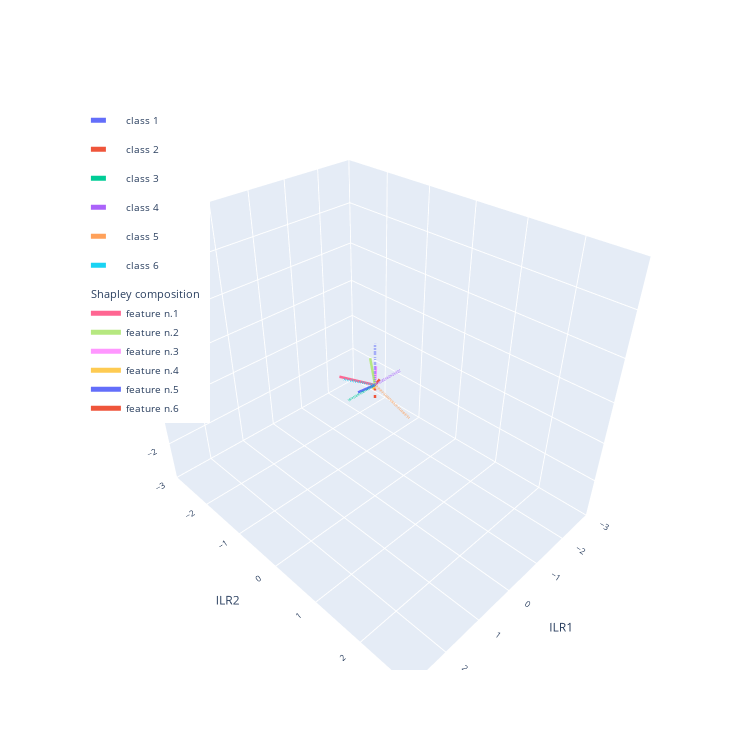
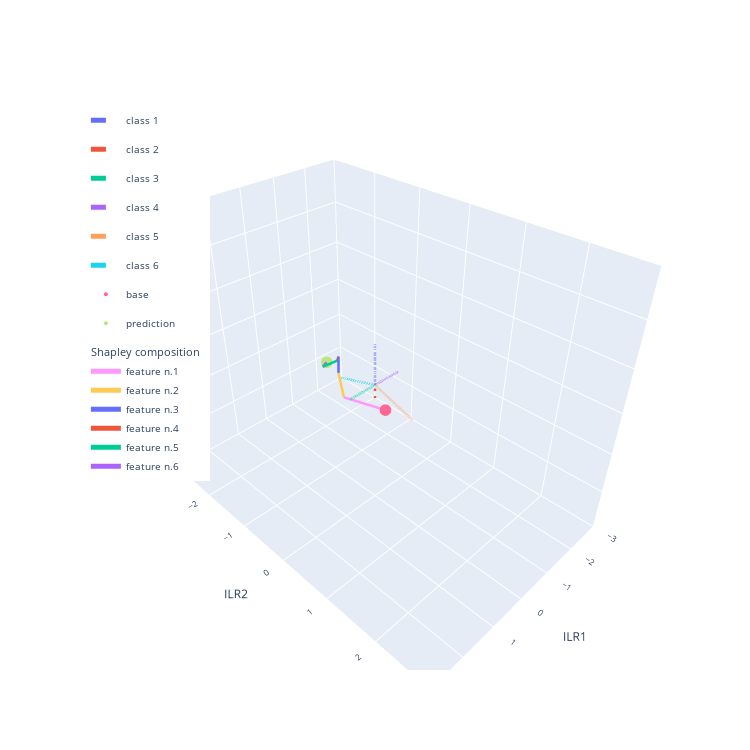

These figures' notebook cell, in order:
### Code cell
#PLOT the a ILR subspace (corresponding to the chosen ILR components listed in balances).
#plot range [-lim, lim]
#If shapley_sum is True, the sum of the shapley vectors are summed fro the base distribution to the prediction

fig = explainer.plot_ilr_space(balances=[1, 2, 4], lim=3, figsize=750)
fig = explainer.plot_ilr_space(balances=[1, 2, 4], shapley_sum=True, lim=3, figsize=750)

### Figure 1 — Plotly figure (JSON) as saved in the notebook; plotly's stock layout.template omitted (floating-point values rounded to 4 significant figures)
{"data": [{"legendgroup": "class 1", "line": {"dash": "dash", "width": 5}, "mode": "lines", "name": "class 1", "type": "scatter3d", "x": [0, 7.547e-17], "y": [0, 7.766e-17], "z": [0, 0.9487]}, {"legendgroup": "class 2", "line": {"dash": "dash", "width": 5}, "mode": "lines", "name": "class 2", "type": "scatter3d", "x": [0, 7.547e-17], "y": [0, 7.766e-17], "z": [0, -0.3162]}, {"legendgroup": "class 3", "line": {"dash": "dash", "width": 5}, "mode": "lines", "name": "class 3", "type": "scatter3d", "x": [0, 0.7746], "y": [0, 7.847e-17], "z": [0, 1.169e-17]}, {"legendgroup": "class 4", "line": {"dash": "dash", "width": 5}, "mode": "lines", "name": "class 4", "type": "scatter3d", "x": [0, -0.7746], "y": [0, 7.847e-17], "z": [0, 1.169e-17]}, {"legendgroup": "class 5", "line": {"dash": "dash", "width": 5}, "mode": "lines", "name": "class 5", "type": "scatter3d", "x": [0, 8.203e-17], "y": [0, 0.7746], "z": [0, -0.3162]}, {"legendgroup": "class 6", "line": {"dash": "dash", "width": 5}, "mode": "lines", "name": "class 6", "type": "scatter3d", "x": [0, 9.156e-17], "y": [0, -0.7746], "z": [0, -0.3162]}, {"legendgroup": "shapley", "legendgrouptitle": {"text": "Shapley composition"}, "line": {"width": 5}, "mode": "lines", "name": "feature n.1", "type": "scatter3d", "x": [0, -0.4247], "y": [0, -1.237], "z": [0, -0.7208]}, {"legendgroup": "shapley", "legendgrouptitle": {"text": "Shapley composition"}, "line": {"width": 5}, "mode": "lines", "name": "feature n.2", "type": "scatter3d", "x": [0, -0.257], "y": [0, -0.3098], "z": [0, 0.3438]}, {"legendgroup": "shapley", "legendgrouptitle": {"text": "Shapley composition"}, "line": {"width": 5}, "mode": "lines", "name": "feature n.3", "type": "scatter3d", "x": [0, -0.3255], "y": [0, -0.2279], "z": [0, 0.168]}, {"legendgroup": "shapley", "legendgrouptitle": {"text": "Shapley composition"}, "line": {"width": 5}, "mode": "lines", "name": "feature n.4", "type": "scatter3d", "x": [0, -0.0486], "y": [0, -0.07649], "z": [0, -0.1778]}, {"legendgroup": "shapley", "legendgrouptitle": {"text": "Shapley composition"}, "line": {"width": 5}, "mode": "lines", "name": "feature n.5", "type": "scatter3d", "x": [0, 0.1764], "y": [0, -0.2616], "z": [0, -0.2564]}, {"legendgroup": "shapley", "legendgrouptitle": {"text": "Shapley composition"}, "line": {"width": 5}, "mode": "lines", "name": "feature n.6", "type": "scatter3d", "x": [0, -0.2135], "y": [0, -0.05583], "z": [0, 0.00571]}], "layout": {"autosize": false, "font": {"size": 10}, "height": 750, "legend": {"x": 0.01, "xanchor": "left", "y": 0.99, "yanchor": "top"}, "scene": {"xaxis": {"range": [-3, 3], "title": {"text": "ILR1"}}, "yaxis": {"range": [-3, 3], "title": {"text": "ILR2"}}, "zaxis": {"range": [-3, 3], "title": {"text": "ILR4"}}}, "width": 750}}

### Figure 2 — Plotly figure (JSON) as saved in the notebook; plotly's stock layout.template omitted (floating-point values rounded to 4 significant figures)
{"data": [{"legendgroup": "class 1", "line": {"dash": "dash", "width": 5}, "mode": "lines", "name": "class 1", "type": "scatter3d", "x": [0, 7.547e-17], "y": [0, 7.766e-17], "z": [0, 0.9487]}, {"legendgroup": "class 2", "line": {"dash": "dash", "width": 5}, "mode": "lines", "name": "class 2", "type": "scatter3d", "x": [0, 7.547e-17], "y": [0, 7.766e-17], "z": [0, -0.3162]}, {"legendgroup": "class 3", "line": {"dash": "dash", "width": 5}, "mode": "lines", "name": "class 3", "type": "scatter3d", "x": [0, 0.7746], "y": [0, 7.847e-17], "z": [0, 1.169e-17]}, {"legendgroup": "class 4", "line": {"dash": "dash", "width": 5}, "mode": "lines", "name": "class 4", "type": "scatter3d", "x": [0, -0.7746], "y": [0, 7.847e-17], "z": [0, 1.169e-17]}, {"legendgroup": "class 5", "line": {"dash": "dash", "width": 5}, "mode": "lines", "name": "class 5", "type": "scatter3d", "x": [0, 8.203e-17], "y": [0, 0.7746], "z": [0, -0.3162]}, {"legendgroup": "class 6", "line": {"dash": "dash", "width": 5}, "mode": "lines", "name": "class 6", "type": "scatter3d", "x": [0, 9.156e-17], "y": [0, -0.7746], "z": [0, -0.3162]}, {"marker": {"size": 4}, "mode": "markers", "name": "base", "type": "scatter3d", "x": [0.09951], "y": [0.2837], "z": [-0.3717]}, {"marker": {"size": 4}, "mode": "markers", "name": "prediction", "type": "scatter3d", "x": [-0.9933], "y": [-1.885], "z": [-1.009]}, {"legendgroup": "shapley", "legendgrouptitle": {"text": "Shapley composition"}, "line": {"width": 5}, "mode": "lines", "name": "feature n.1", "type": "scatter3d", "x": [0.09951, -0.3252], "y": [0.2837, -0.9535], "z": [-0.3717, -1.092]}, {"legendgroup": "shapley", "legendgrouptitle": {"text": "Shapley composition"}, "line": {"width": 5}, "mode": "lines", "name": "feature n.2", "type": "scatter3d", "x": [-0.3252, -0.5822], "y": [-0.9535, -1.263], "z": [-1.092, -0.7486]}, {"legendgroup": "shapley", "legendgrouptitle": {"text": "Shapley composition"}, "line": {"width": 5}, "mode": "lines", "name": "feature n.3", "type": "scatter3d", "x": [-0.5822, -0.9076], "y": [-1.263, -1.491], "z": [-0.7486, -0.5806]}, {"legendgroup": "shapley", "legendgrouptitle": {"text": "Shapley composition"}, "line": {"width": 5}, "mode": "lines", "name": "feature n.4", "type": "scatter3d", "x": [-0.9076, -0.9562], "y": [-1.491, -1.568], "z": [-0.5806, -0.7584]}, {"legendgroup": "shapley", "legendgrouptitle": {"text": "Shapley composition"}, "line": {"width": 5}, "mode": "lines", "name": "feature n.5", "type": "scatter3d", "x": [-0.9562, -0.7799], "y": [-1.568, -1.829], "z": [-0.7584, -1.015]}, {"legendgroup": "shapley", "legendgrouptitle": {"text": "Shapley composition"}, "line": {"width": 5}, "mode": "lines", "name": "feature n.6", "type": "scatter3d", "x": [-0.7799, -0.9933], "y": [-1.829, -1.885], "z": [-1.015, -1.009]}], "layout": {"autosize": false, "font": {"size": 10}, "height": 750, "legend": {"x": 0.01, "xanchor": "left", "y": 0.99, "yanchor": "top"}, "scene": {"xaxis": {"range": [-3, 3], "title": {"text": "ILR1"}}, "yaxis": {"range": [-3, 3], "title": {"text": "ILR2"}}, "zaxis": {"range": [-3, 3], "title": {"text": "ILR4"}}}, "width": 750}}
